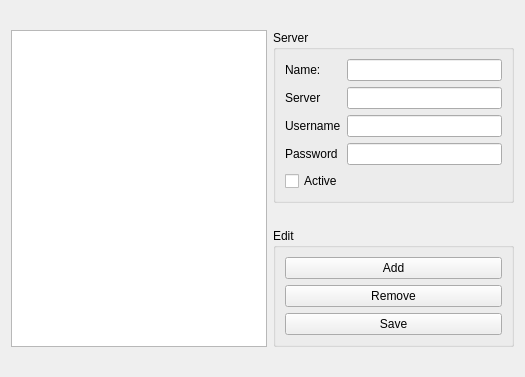
<ui version="4.0" >
 <class>AmpacheConfigWidget</class>
 <widget class="QWidget" name="AmpacheConfigWidget" >
  <property name="geometry" >
   <rect>
    <x>0</x>
    <y>0</y>
    <width>525</width>
    <height>377</height>
   </rect>
  </property>
  <property name="windowTitle" >
   <string>Form</string>
  </property>
  <layout class="QGridLayout" >
   <item rowspan="2" row="0" column="0" >
    <widget class="KListWidget" name="serverList_2" />
   </item>
   <item row="0" column="1" >
    <widget class="QGroupBox" name="groupBox" >
     <property name="sizePolicy" >
      <sizepolicy vsizetype="Fixed" hsizetype="Preferred" >
       <horstretch>0</horstretch>
       <verstretch>0</verstretch>
      </sizepolicy>
     </property>
     <property name="title" >
      <string>Server</string>
     </property>
     <layout class="QGridLayout" >
      <item row="0" column="0" >
       <widget class="QLabel" name="label_8" >
        <property name="text" >
         <string>Name:</string>
        </property>
       </widget>
      </item>
      <item row="0" column="1" >
       <widget class="KLineEdit" name="nameEdit_2" />
      </item>
      <item row="1" column="0" >
       <widget class="QLabel" name="label_7" >
        <property name="text" >
         <string>Server</string>
        </property>
       </widget>
      </item>
      <item row="1" column="1" >
       <widget class="KLineEdit" name="serverEdit_2" />
      </item>
      <item row="2" column="0" >
       <widget class="QLabel" name="label_6" >
        <property name="text" >
         <string>Username</string>
        </property>
       </widget>
      </item>
      <item row="2" column="1" >
       <widget class="KLineEdit" name="userEdit_2" />
      </item>
      <item row="3" column="0" >
       <widget class="QLabel" name="label_5" >
        <property name="text" >
         <string>Password</string>
        </property>
       </widget>
      </item>
      <item row="3" column="1" >
       <widget class="KLineEdit" name="passEdit_2" />
      </item>
      <item row="4" column="0" colspan="2" >
       <widget class="QCheckBox" name="activeCheckBox_2" >
        <property name="text" >
         <string>Active</string>
        </property>
       </widget>
      </item>
     </layout>
    </widget>
   </item>
   <item row="1" column="1" >
    <widget class="QGroupBox" name="groupBox_2" >
     <property name="sizePolicy" >
      <sizepolicy vsizetype="Fixed" hsizetype="Preferred" >
       <horstretch>0</horstretch>
       <verstretch>0</verstretch>
      </sizepolicy>
     </property>
     <property name="title" >
      <string>Edit</string>
     </property>
     <layout class="QVBoxLayout" >
      <item>
       <widget class="KPushButton" name="addButton_2" >
        <property name="text" >
         <string>Add</string>
        </property>
       </widget>
      </item>
      <item>
       <widget class="KPushButton" name="removeButton_2" >
        <property name="text" >
         <string>Remove</string>
        </property>
       </widget>
      </item>
      <item>
       <widget class="KPushButton" name="editButton_2" >
        <property name="text" >
         <string>Save</string>
        </property>
       </widget>
      </item>
     </layout>
    </widget>
   </item>
  </layout>
 </widget>
 <customwidgets>
  <customwidget>
   <class>KLineEdit</class>
   <extends>QLineEdit</extends>
   <header>klineedit.h</header>
  </customwidget>
  <customwidget>
   <class>KListWidget</class>
   <extends>QListWidget</extends>
   <header>klistwidget.h</header>
  </customwidget>
  <customwidget>
   <class>KPushButton</class>
   <extends>QPushButton</extends>
   <header>kpushbutton.h</header>
  </customwidget>
 </customwidgets>
 <resources/>
 <connections/>
</ui>
